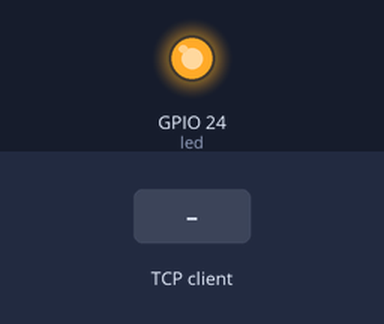
Bench run of a program on a simulated Raspberry Pi (BCM pin numbers). Shown: output pins drawn as LEDs (lit = HIGH). Dashed ring = blinking. The inputs (shaded band) are chosen by the test bench. One TCP client connects 1 s after the port opens and stays connected.

Above: at 0.05 s.
At 1.25 s:
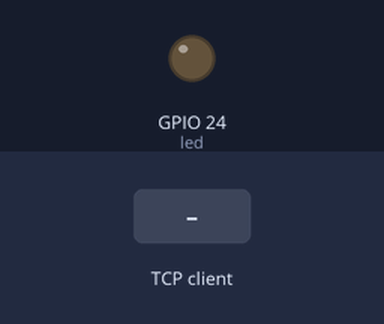
1.3 s: the TCP client sends "READING_MTR"
At 1.95 s:
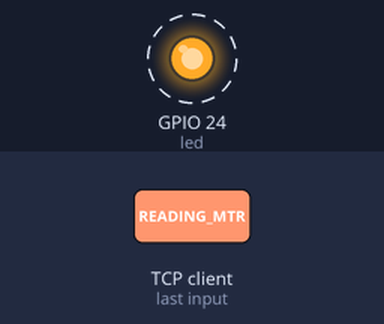
Timing chart, 0 to 10.3 s (numbered marks = the images above; inputs shaded):
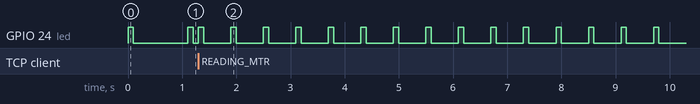

Measured:
- after the input at 1.3 s, GPIO 24 (led): alternates HIGH for 0.10 s and LOW for 0.50 s, starting at once

The program:

status-led.py
```python
from gpiozero import LED
import socket

serversocket = socket.socket(socket.AF_INET, socket.SOCK_STREAM)
serversocket.bind(('localhost', 8089))
serversocket.listen(2)

led = LED(24)  # LED anode soldered to GPIO pin 24
led.blink(0.1, 1)  # Start with pattern equal to AWAITING_MTR

while True:
    connection, address = serversocket.accept()
    buf = connection.recv(64)
    if len(buf) > 0:
        if buf == b'AWAITING_MTR':
            led.blink(0.1, 1)
        elif buf == b'READING_MTR':
            led.blink(0.1, 0.5)
        elif buf == b'UPLOADING':
            led.blink(0.1, 0.1)
        elif buf == b'DONE':
            led.blink(2, 0.1)
```
